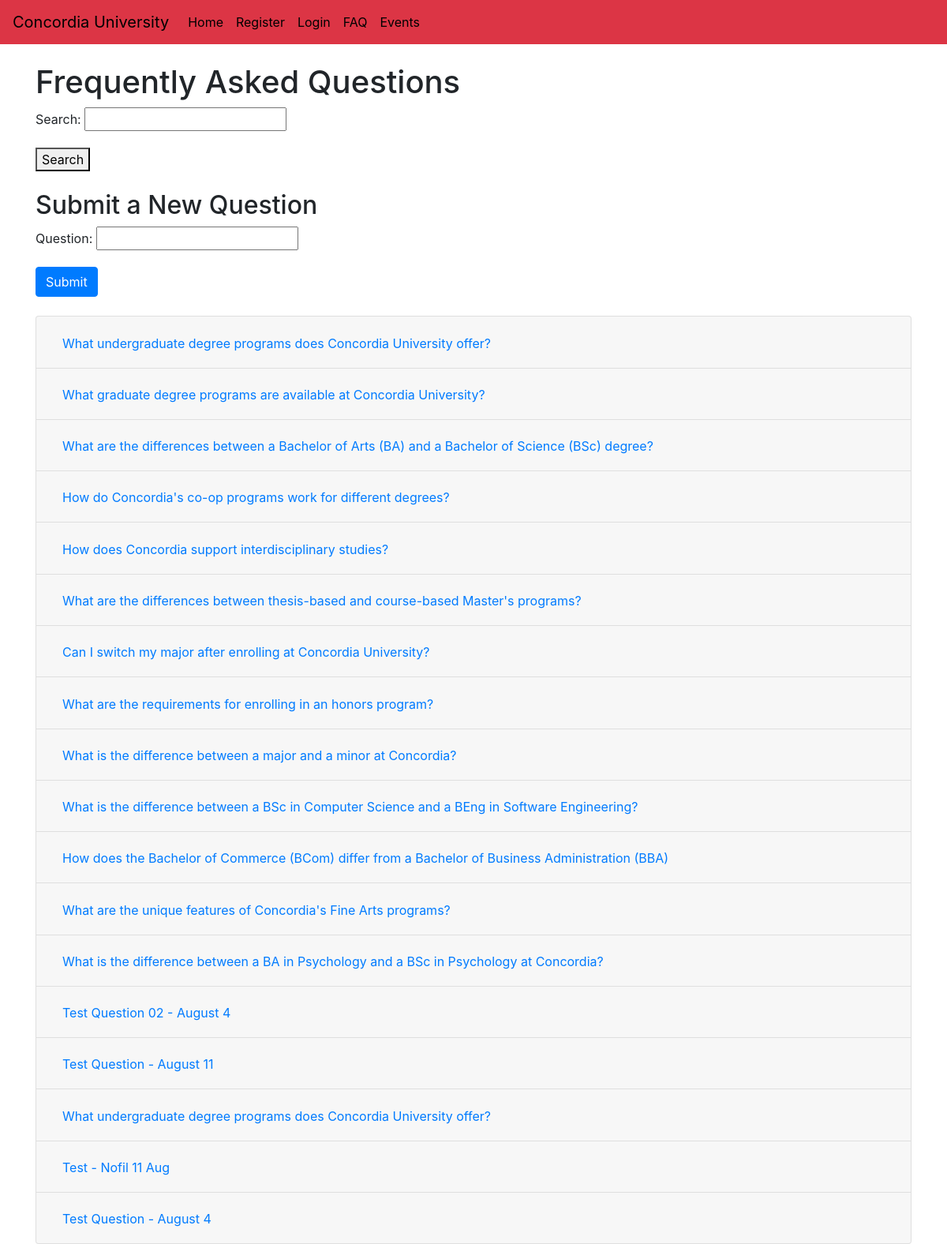
Screenshot of /faqs/ (signed in) with the database file from the repository.
### myapp/models.py (models this page shows)
class FAQ(models.Model):
    question = models.CharField(max_length=255)
    answer = models.TextField()

### myapp/views.py (the view)
# urls.py: path('faqs/', faq_list, name='faq_list'),
@login_required
def faq_list(request):
    if request.method == 'POST':
        form = FAQForm(request.POST)
        if form.is_valid():
            faq = form.save(commit=False)
            faq.submitted_by = request.user
            faq.save()
            return redirect('faq_list')
    else:
        form = FAQForm()
    search_form = FAQSearchForm(request.GET or None)
    faqs = FAQ.objects.all()
    if search_form.is_valid():
        search_query = search_form.cleaned_data.get('search_query')
        print(f"Search Query: {search_query}")  # Debugging statement
        if search_query:
            faqs = faqs.filter(question__icontains=search_query)
    return render(request, 'faq_list.html', {'faqs': faqs, 'form': form, 'search_form': search_form})

### myapp/forms.py
class FAQForm(forms.ModelForm):
    class Meta:
        model = FAQ
        fields = ['question']

class FAQSearchForm(forms.Form):
    search_query = forms.CharField(label='Search', max_length=100)

### myapp/templates/faq_list.html (shortened to what this page needs)
{% extends 'base.html' %}
{% block content %}
<h1>Frequently Asked Questions</h1>
<form method="get" action="{% url 'faq_list' %}">
    {{ search_form.as_p }}
    <button type="submit">Search</button>
</form>
<br>
<h2>Submit a New Question</h2>
<form method="post" action="{% url 'faq_list' %}">
    {{ form.as_p }}
    <button type="submit" class="btn btn-primary">Submit</button>
</form>
<br>
<div class="accordion" id="accordionExample">
    {% if faqs %}
        {% for faq in faqs %}
            <div class="card">
                <div class="card-header" id="heading{{ forloop.counter }}">
                    <h2 class="mb-0">
                        <button class="btn btn-link text-left" type="button" data-toggle="collapse" data-target="#collapse{{ forloop.counter }}" aria-expanded="true" aria-controls="collapse{{ forloop.counter }}">
                            {{ faq.question }}
                        </button>
                    </h2>
                </div>
            </div>
        {% endfor %}
    {% else %}
        <p>No FAQs found matching your search query.</p>
    {% endif %}
</div>
{% endblock %}

### myapp/templates/base.html (shortened to what this page needs)
<!DOCTYPE html>
<html lang="en">
<head>
    <link rel="stylesheet" href="https://stackpath.bootstrapcdn.com/bootstrap/4.5.2/css/bootstrap.min.css">
    {% load static %}
    <link rel="stylesheet" href="{% static 'myapp/styles.css' %}">
</head>
<body>
    <nav class="navbar navbar-expand-lg navbar-dark bg-danger">
        <a class="navbar-brand" href="#">Concordia University</a>
        <div class="collapse navbar-collapse" id="navbarNav">
            <ul class="navbar-nav">
                <li class="nav-item">
                    <a class="nav-link" href="{% url 'home' %}">Home</a>
                </li>
                <li class="nav-item">
                    <a class="nav-link" href="{% url 'register' %}">Register</a>
                </li>
                <li class="nav-item">
                    <a class="nav-link" href="{% url 'login' %}">Login</a>
                </li>
                <li class="nav-item">
                    <a class="nav-link" href="{% url 'faq_list' %}">FAQ</a>
                </li>
                <li class="nav-item">
                    <a class="nav-link" href="{% url 'event_list' %}">Events</a>
                </li>
            </ul>
        </div>
    </nav>
    <div class="container mt-4">
        {% block content %}{% endblock %}
    </div>
</body>
</html>

### myapp/static/myapp/styles.css (style rules this page uses)
.navbar-dark .navbar-nav .nav-link { color: black !important; }
.navbar-dark .navbar-brand { color: black !important; }

### rows the page displays
FAQ: question "What undergraduate degree programs does Concordia University offer?"
FAQ: question "What graduate degree programs are available at Concordia University?"
FAQ: question "What are the differences between a Bachelor of Arts (BA) and a Bachelor of Science (BSc) degree?"
FAQ: question "How do Concordia's co-op programs work for different degrees?"
FAQ: question "How does Concordia support interdisciplinary studies?"
FAQ: question "What are the differences between thesis-based and course-based Master's programs?"
FAQ: question "Can I switch my major after enrolling at Concordia University?"
FAQ: question "What are the requirements for enrolling in an honors program?"
FAQ: question "What is the difference between a major and a minor at Concordia?"
FAQ: question "What is the difference between a BSc in Computer Science and a BEng in Software Engineering?"
FAQ: question "How does the Bachelor of Commerce (BCom) differ from a Bachelor of Business Administration (BBA)"
FAQ: question "What are the unique features of Concordia's Fine Arts programs?"
FAQ: question "What is the difference between a BA in Psychology and a BSc in Psychology at Concordia?"
FAQ: question "Test Question 02 - August 4"
FAQ: question "Test Question - August 11"
FAQ: question "What undergraduate degree programs does Concordia University offer?"
FAQ: question "Test - Nofil 11 Aug"
FAQ: question "Test Question - August 4"
